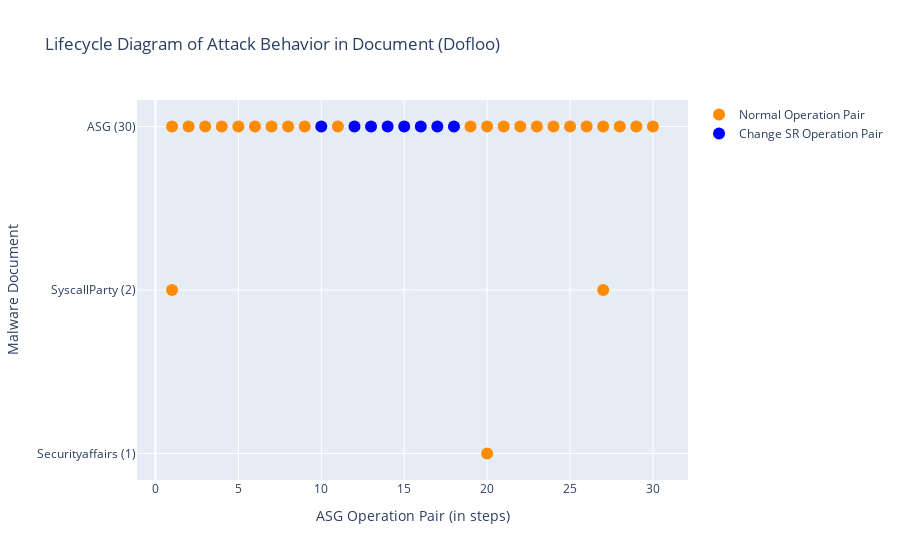

This figure's notebook cell:
### Markdown cell above
### Run Script: draw Lifecycle diagram
- 兩個 traces (legend) 一般的 OP 和 ChangeSys OP。分兩個顏色，不重疊。
- x: [a,a,a,a,b,b,b,c,c,c] 不同 report 的 step 可以放同一個 list，因為屬於同個 trace。

### Code cell
# import plotly.express as px
import plotly.graph_objects as go

def symmetric_difference(list1: list, list2: list) -> list:
    ''' return list1 - list2. '''
    s = set(list2)
    temp3 = [x for x in list1 if x not in s]
    return temp3

def draw_lifecycle(fset:FamilySet):
    familname = fset.familyname
    # reportnames = [rem.reportname for rem in fset.rem_lst if len(rem.match_regex)]

    fig = go.Figure()
    x, y = [], []
    x_sys, y_sys = [], []
    for i, rem in enumerate(fset.rem_lst):
        if len(rem.OPset_order_index) == 0:
            continue

        numOfDot = len(rem.OPset_order_index)
        reportname = rem.reportname.split('.')[0]
        reportname = reportname.split('-')[1]
        reportname += f' ({numOfDot})'
        x_sys.extend(rem.SysOPset_order_index) # 改變系統環境的 OP
        y_sys.extend([reportname] * len(rem.SysOPset_order_index))
        current_x_normal = symmetric_difference(rem.OPset_order_index, rem.SysOPset_order_index) # 一般的/其餘的 OP
        # print(reportname, 'numOfDot', numOfDot, 'rem.OPset_order_index', rem.OPset_order_index)
        # print('x_normal', current_x_normal, 'x_sys', rem.SysOPset_order_index)
        x.extend(current_x_normal)
        y.extend([reportname] * len(current_x_normal))
        pass
    # todo: add baseline's lifecycle
    print()
    rowname = f'ASG ({len(fset.sample.OPset)})'
    current_x_system = fset.sample.OPset_sysOnly_ordered_index
    current_x_normal = symmetric_difference(list(range(len(fset.sample.OPset))), current_x_system) # all steps - sysobj steps
    x_sys.extend(current_x_system)
    y_sys.extend([rowname] * len(current_x_system)) 
    x.extend(current_x_normal)
    y.extend([rowname] * len(current_x_normal))
    # print(rowname, len(fset.sample.OPset), len(current_x_system), len(current_x_normal))
    
    # normal OPs
    x = [idx+1 for idx in x] # add 1 to each asg index
    fig.add_trace(go.Scatter(
        x=x,
        y=y,
        marker=dict(color="darkorange", size=12),
        mode="markers",
        name="Normal Operation Pair",
    ))

    # changeSysObj OPs
    x_sys = x = [idx+1 for idx in x_sys]
    fig.add_trace(go.Scatter(
        x=x_sys,
        y=y_sys,
        marker=dict(color="blue", size=12),
        mode="markers",
        name="Change SR Operation Pair",
    ))

    fig.update_layout(title=f"Lifecycle Diagram of Attack Behavior in Document ({familname})",
                    xaxis_title="ASG Operation Pair (in steps)",
                    yaxis_title="Malware Document")
    fig.show()
    pass

draw_lifecycle(fset)

### Figure 1 — Plotly figure (JSON) as saved in the notebook; plotly's stock layout.template omitted (floating-point values rounded to 4 significant figures)
{"data": [{"marker": {"color": "darkorange", "size": 12}, "mode": "markers", "name": "Normal Operation Pair", "type": "scatter", "x": [20, 1, 27, 1, 2, 3, 4, 5, 6, 7, 8, 9, 11, 19, 20, 21, 22, 23, 24, 25, 26, 27, 28, 29, 30], "y": ["Securityaffairs (1)", "SyscallParty (2)", "SyscallParty (2)", "ASG (30)", "ASG (30)", "ASG (30)", "ASG (30)", "ASG (30)", "ASG (30)", "ASG (30)", "ASG (30)", "ASG (30)", "ASG (30)", "ASG (30)", "ASG (30)", "ASG (30)", "ASG (30)", "ASG (30)", "ASG (30)", "ASG (30)", "ASG (30)", "ASG (30)", "ASG (30)", "ASG (30)", "ASG (30)"]}, {"marker": {"color": "blue", "size": 12}, "mode": "markers", "name": "Change SR Operation Pair", "type": "scatter", "x": [10, 13, 18, 15, 17, 16, 12, 14], "y": ["ASG (30)", "ASG (30)", "ASG (30)", "ASG (30)", "ASG (30)", "ASG (30)", "ASG (30)", "ASG (30)"]}], "layout": {"title": {"text": "Lifecycle Diagram of Attack Behavior in Document (Dofloo)"}, "xaxis": {"title": {"text": "ASG Operation Pair (in steps)"}}, "yaxis": {"title": {"text": "Malware Document"}}}}
